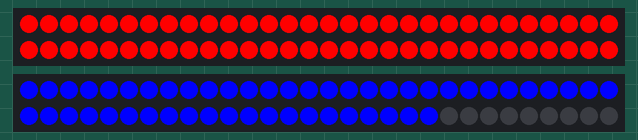
A sketch run on a simulated Arduino Uno, built with avr-gcc and run on an emulated ATmega328P. Shown: 2 × 60 RGB LEDs in strip order, left to right, continuing on the next row.

Above: at 0.7 s.
At 4.67 s:
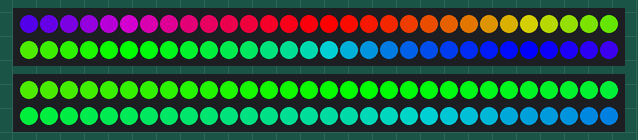
At 10.38 s:
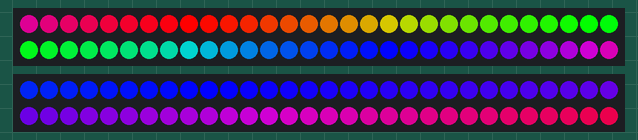
At 20.32 s:
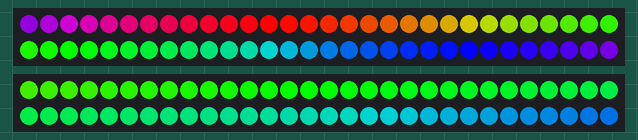
At 29.93 s:
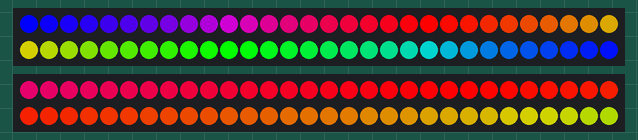
At 39.82 s:
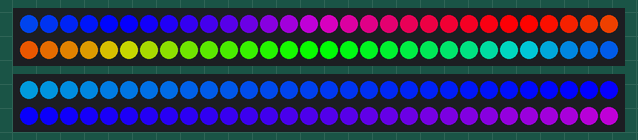

The sketch:

artproject_strips_v4.ino
```cpp
#include <Adafruit_NeoPixel.h>
#ifdef __AVR__
  #include <avr/power.h>
#endif

#include <TimedAction.h>

#define PIN4 4
#define PIN5 5
#define PIN6 6

//Note: All strips are on PIN 4,5,6 and 7 for the art project.


Adafruit_NeoPixel strip1  = Adafruit_NeoPixel(60, PIN4, NEO_GRB + NEO_KHZ800);
Adafruit_NeoPixel strip2  = Adafruit_NeoPixel(60, PIN5, NEO_GRB + NEO_KHZ800);

TimedAction stripActionOne = TimedAction(20,&rainbowOne);
TimedAction stripActionTwo = TimedAction(60,&rainbowTwo);

uint16_t counter1 = 0;
uint16_t counter2 = 0;


void setup() {

  Serial.begin(9600);

  strip1.begin();
  strip1.show(); // Initialize all pixels to 'off'
  strip1.setBrightness(255);

  strip2.begin();
  strip2.show();
  strip2.setBrightness(255);

  colorWipe( strip1.Color(255, 0, 0), strip1);   // light pixels red
  colorWipe( strip2.Color(0, 0, 255), strip2);   // light pixels blu
}

void loop() {
 stripActionOne.check();
 stripActionTwo.check();
}


void rainbowOne() {

  for(int pixelNr=0; pixelNr< strip1.numPixels(); pixelNr++) {
    strip1.setPixelColor(pixelNr, Wheel(((pixelNr * 256 / strip1.numPixels()) + counter1) & 255) );
  }
  strip1.show();
  counter1++;
  if (counter1 > 256 ) {
    counter1=0;
  }
}


void rainbowTwo() {
    for(int i=0; i< strip2.numPixels(); i++) {
     // strip2.setPixelColor(i, Wheel((   (i * 256 / strip2.numPixels()) + counter2)   & 255)     );

      strip2.setPixelColor(i, Wheel((   (i * 256 / 200) + counter2)   & 255)     );
    }
    strip2.show();
    counter2++;
   if (counter2 > 256 ) {
    counter2=0;
  }
}


uint32_t Wheel(byte WheelPos) {

  WheelPos = 255 - WheelPos;
  if(WheelPos < 85) {
    return strip1.Color(255 - WheelPos * 3, 0, WheelPos * 3);
  }
  if(WheelPos < 170) {
    WheelPos -= 85;
    return strip1.Color(0, WheelPos * 3, 255 - WheelPos * 3);
  }
  WheelPos = WheelPos - 170;

  return strip1.Color(WheelPos * 3, 255 - WheelPos * 3, 0);
}


// Fill the dots one after the other with a color
// PASSING an object AS A REFERENCE &myStrip

void colorWipe(uint32_t c, Adafruit_NeoPixel &myStrip) {

  for(uint16_t i=0; i<myStrip.numPixels(); i++) {
    myStrip.setPixelColor(i, c);
    myStrip.show();
    delay(3);
  }
}
```
